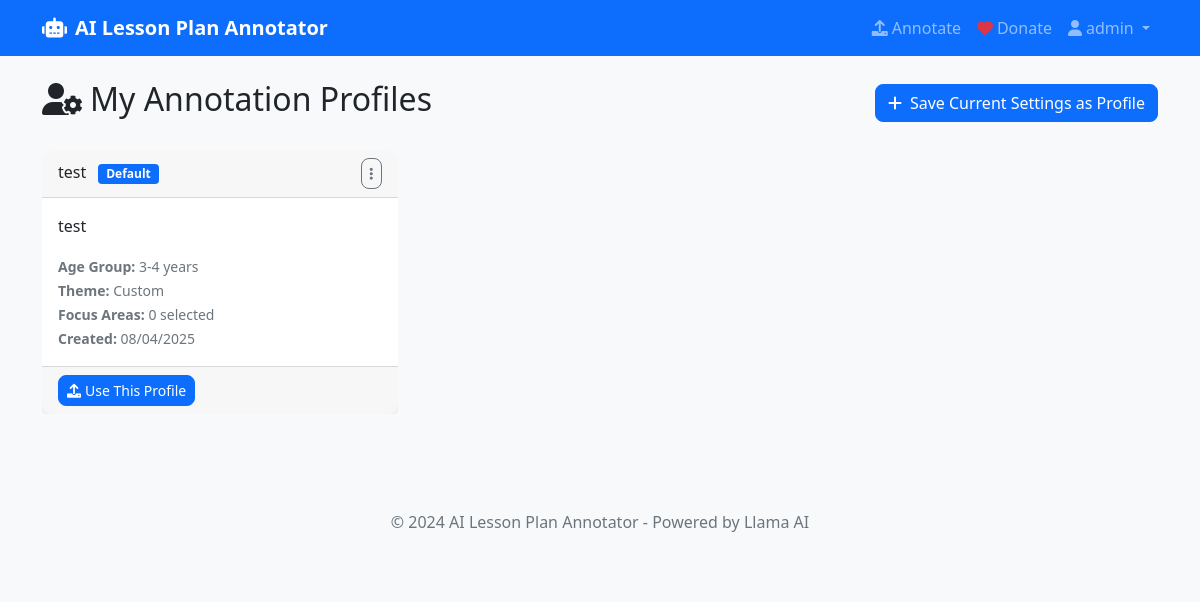
Page /profiles (signed in) on the earlier database version.
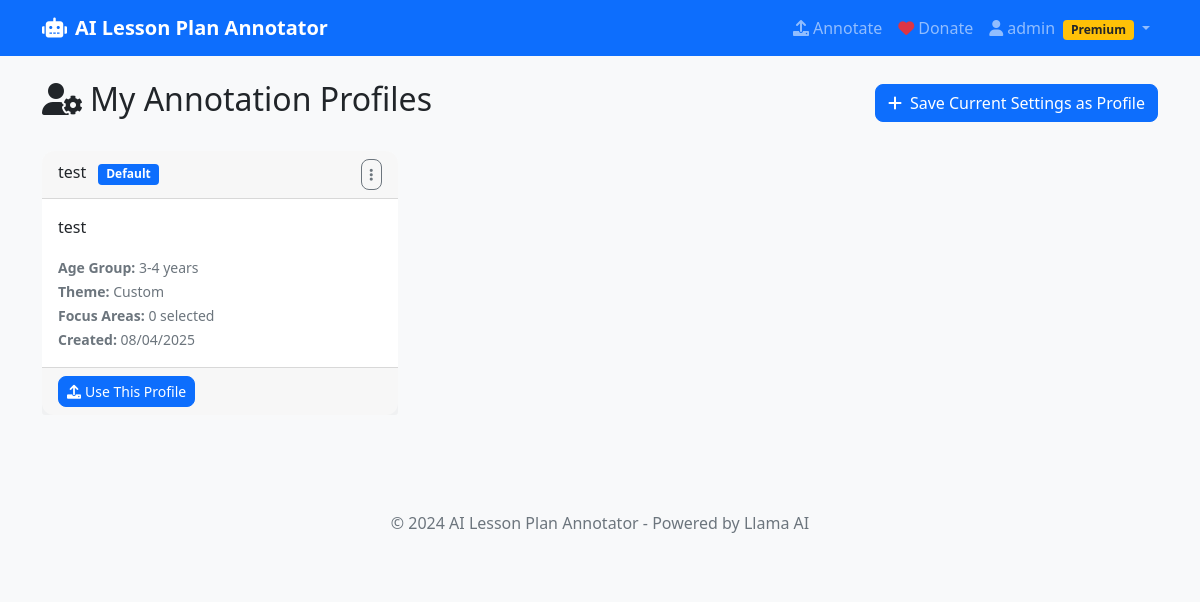
Same page on the later database version.
### models.py (models this page shows, shortened)
class User(UserMixin, db.Model):
    id = db.Column(db.Integer, primary_key=True)
    username = db.Column(db.String(80), unique=True, nullable=False)
    email = db.Column(db.String(120), unique=True, nullable=False)
    password_hash = db.Column(db.String(200), nullable=False)
    created_at = db.Column(db.DateTime, default=datetime.utcnow)
    is_active = db.Column(db.Boolean, default=True)
    stripe_customer_id = db.Column(db.String(100), unique=True)
    subscription_status = db.Column(db.String(20), default='free')  # free, active, past_due, canceled
    subscription_id = db.Column(db.String(100))
    subscription_start = db.Column(db.DateTime)
    subscription_end = db.Column(db.DateTime)
    last_payment = db.Column(db.DateTime)
    annotation_profiles = db.relationship('AnnotationProfile', backref='user', lazy=True, cascade='all, delete-orphan')
    usage_records = db.relationship('UsageRecord', backref='user', lazy=True, cascade='all, delete-orphan')
    def is_premium(self):
        return self.subscription_status == 'active'

class AnnotationProfile(db.Model):
    id = db.Column(db.Integer, primary_key=True)
    user_id = db.Column(db.Integer, db.ForeignKey('user.id'), nullable=False)
    name = db.Column(db.String(100), nullable=False)
    description = db.Column(db.Text)
    focus_areas = db.Column(db.JSON)
    pedagogical_approach = db.Column(db.String(50))
    engagement_level = db.Column(db.String(20))
    assessment_type = db.Column(db.String(30))
    differentiation = db.Column(db.String(50))
    language_focus = db.Column(db.String(30))
    age_group = db.Column(db.String(30))
    annotation_theme = db.Column(db.String(30))
    custom_category_definitions = db.Column(db.JSON)
    custom_guidelines = db.Column(db.Text)
    created_at = db.Column(db.DateTime, default=datetime.utcnow)
    updated_at = db.Column(db.DateTime, default=datetime.utcnow, onupdate=datetime.utcnow)
    is_default = db.Column(db.Boolean, default=False)

### app.py (the view)
@app.route('/profiles')
@login_required
def profiles():
    user_profiles = AnnotationProfile.query.filter_by(user_id=current_user.id).order_by(
        AnnotationProfile.is_default.desc(),
        AnnotationProfile.name
    ).all()
    return render_template('profiles.html', profiles=user_profiles)

### app.py (called while the page is built)
@login_manager.user_loader
def load_user(user_id):
    return User.query.get(int(user_id))

### templates/profiles.html (shortened to what this page needs)
{% extends "base.html" %}
{% block content %}
<div class="row">
    <div class="col-12">
        <div class="d-flex justify-content-between align-items-center mb-4">
            <h2><i class="fas fa-user-cog me-2"></i>My Annotation Profiles</h2>
            <button class="btn btn-primary" data-bs-toggle="modal" data-bs-target="#saveProfileModal">
                <i class="fas fa-plus me-2"></i>Save Current Settings as Profile
            </button>
        </div>
        {% if profiles %}
        <div class="row">
            {% for profile in profiles %}
            <div class="col-md-6 col-lg-4 mb-4">
                <div class="card h-100 {% if profile.is_default %}border-primary{% endif %}">
                    <div class="card-header d-flex justify-content-between align-items-center">
                        <h6 class="mb-0">
                            {{ profile.name }}
                            {% if profile.is_default %}
                            <span class="badge bg-primary ms-2">Default</span>
                            {% endif %}
                        </h6>
                        <div class="dropdown">
                            <button class="btn btn-sm btn-outline-secondary" type="button" data-bs-toggle="dropdown">
                                <i class="fas fa-ellipsis-v"></i>
                            </button>
                        </div>
                    </div>
                    <div class="card-body">
                        {% if profile.description %}
                        <p class="card-text">{{ profile.description }}</p>
                        {% endif %}
                        <small class="text-muted">
                            <strong>Age Group:</strong> {{ profile.age_group }}<br>
                            <strong>Theme:</strong> {{ profile.annotation_theme|title }}<br>
                            <strong>Focus Areas:</strong> {{ profile.focus_areas|length if profile.focus_areas else 0 }} selected<br>
                            <strong>Created:</strong> {{ profile.created_at.strftime('%m/%d/%Y') }}
                        </small>
                    </div>
                    <div class="card-footer">
                        <a href="{{ url_for('load_profile', profile_id=profile.id) }}" class="btn btn-primary btn-sm">
                            <i class="fas fa-upload me-1"></i>Use This Profile
                        </a>
                    </div>
                </div>
            </div>
            {% endfor %}
        </div>
        {% endif %}
    </div>
</div>
{% endblock %}

### templates/base.html (shortened to what this page needs)
<!DOCTYPE html>
<html lang="en">
<head>
    <link href="https://cdn.jsdelivr.net/npm/bootstrap@5.1.3/dist/css/bootstrap.min.css" rel="stylesheet">
    <link href="https://cdnjs.cloudflare.com/ajax/libs/font-awesome/6.0.0/css/all.min.css" rel="stylesheet">
    <link href="{{ url_for('static', filename='css/style.css') }}" rel="stylesheet">
</head>
<body>
    <nav class="navbar navbar-expand-lg navbar-dark bg-primary">
        <div class="container">
            <a class="navbar-brand" href="{{ url_for('index') }}">
                <i class="fas fa-robot me-2"></i>AI Lesson Plan Annotator
            </a>
            <div class="collapse navbar-collapse" id="navbarNav">
                <ul class="navbar-nav ms-auto">
                    {% if current_user.is_authenticated %}
                    <li class="nav-item">
                        <a class="nav-link" href="{{ url_for('index') }}">
                            <i class="fas fa-upload me-1"></i>Annotate
                        </a>
                    </li>
                    {% endif %}
                    <li class="nav-item">
                        <a class="nav-link" href="{{ url_for('donate') }}">
                            <i class="fas fa-heart me-1 text-danger"></i>Donate
                        </a>
                    </li>
                    {% if current_user.is_authenticated %}
                    <li class="nav-item dropdown">
                        <a class="nav-link dropdown-toggle" href="#" id="navbarDropdown" role="button" data-bs-toggle="dropdown">
                            <i class="fas fa-user me-1"></i>{{ current_user.username }}
                            {% if current_user.is_premium() %}
                            <span class="badge bg-warning text-dark ms-1">Premium</span>
                            {% endif %}
                        </a>
                    </li>
                    {% endif %}
                </ul>
            </div>
        </div>
    </nav>
    <main class="container mt-4">
        {% block content %}{% endblock %}
    </main>
    <footer class="bg-light mt-5 py-4">
        <div class="container text-center">
            <p class="text-muted">&copy; 2024 AI Lesson Plan Annotator - Powered by Llama AI</p>
        </div>
    </footer>
</body>
</html>

### static/css/style.css (style rules this page uses)
body { background-color: #f8f9fa; }
.navbar-brand { font-weight: bold; }
.card { border: none; border-radius: 12px; }
.card-header { border-radius: 12px 12px 0 0 !important; }
.btn { border-radius: 8px; }
.text-danger { color: #dc3545 !important; }

Differences in the rows shown:
changed User "admin": subscription_status "free" → "active" (drawn)
Other differences:
text now shown: "Premium"
